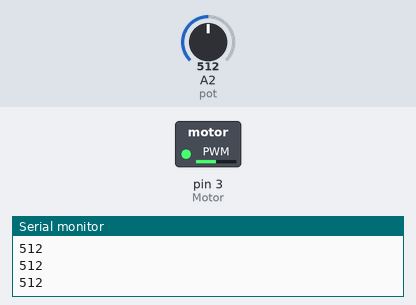
The sketch below on a simulated Arduino Uno, built with avr-gcc and run on an emulated ATmega328P. Parts: switched loads named in the sketch (green lamp = pin HIGH), the last lines printed to the serial monitor. The test bench sets the inputs (shaded band); at power-on: A2 (pot) = 512.

Above: at 1.2 s.
1.3 s: A2 (pot) set to 716
At 1.7 s:
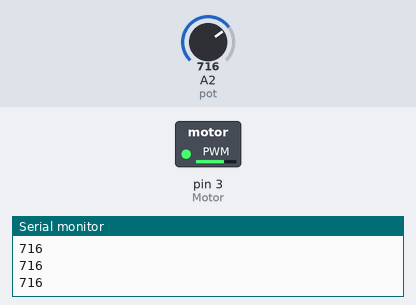
2.8 s: A2 (pot) set to 900
At 4.0 s:
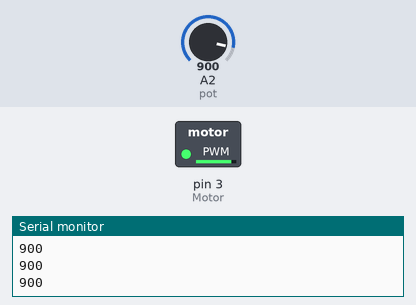
4.3 s: A2 (pot) set to 122
At 5.2 s:
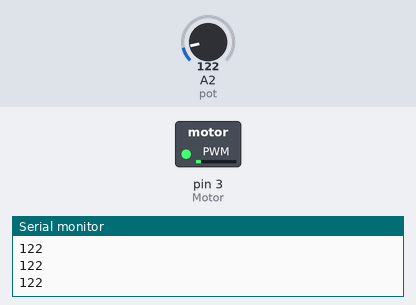
5.8 s: A2 (pot) set to 0
At 6.3 s:
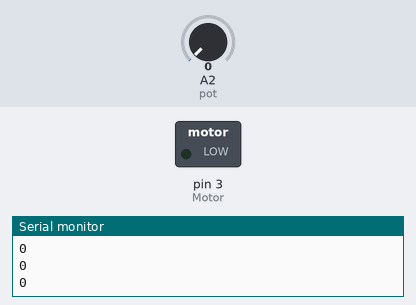
7.3 s: A2 (pot) set to 511
At 8.7 s:
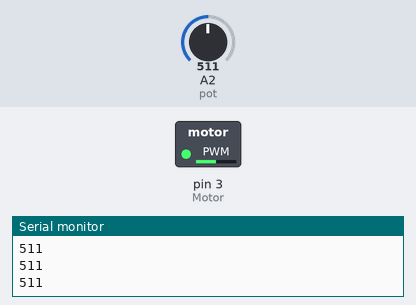
Timing chart, 0 to 9.8 s (numbered marks = the images above; inputs shaded):
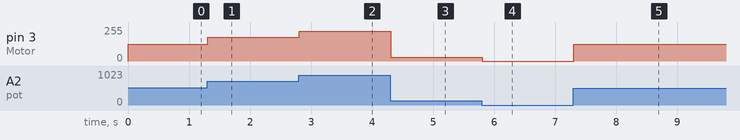

Measured:
- after the input at 1.3 s, pin 3 (Motor): 127/255 → 178/255 at once
- after the input at 2.8 s, pin 3 (Motor): 178/255 → 224/255 at once
- after the input at 4.3 s, pin 3 (Motor): 224/255 → 30/255 at once
- after the input at 5.8 s, pin 3 (Motor): 30/255 → 0/255 at once
- after the input at 7.3 s, pin 3 (Motor): 0/255 → 127/255 at once

The sketch:

MotorSpeedControl.ino
```cpp
const int pot = A2;
const int Motor = 3;

int value, mappedValue;

void setup() {
  pinMode(Motor, OUTPUT);
  Serial.begin(9600);
}

void loop() {
  value = analogRead(pot);
  mappedValue = map(value, 0, 1023, 0, 255);
  Serial.println(value);
  analogWrite(Motor, mappedValue);
}
```
